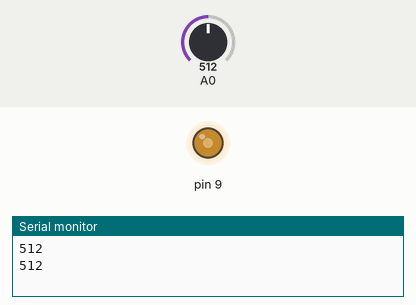
A sketch run on a simulated Arduino Uno, built with avr-gcc and run on an emulated ATmega328P. Parts: output pins drawn as LEDs (lit = HIGH), the last lines printed to the serial monitor. The test bench sets the inputs (shaded band); at power-on: A0 = 512.

Above: at 1.8 s.
1.9 s: A0 set to 716
At 4.2 s:
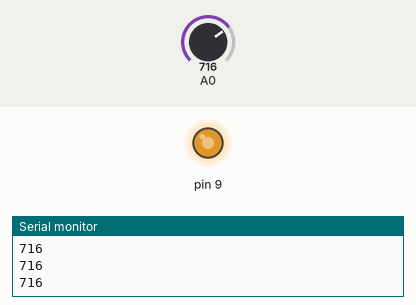
4.5 s: A0 set to 900
At 6.5 s:
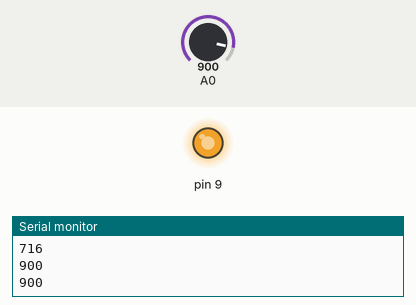
7.5 s: A0 set to 122
At 10.1 s:
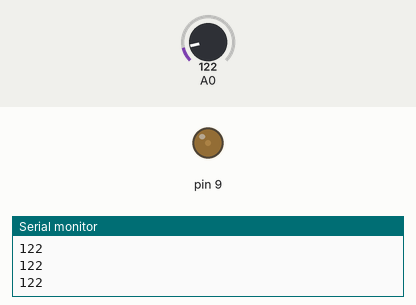
10.5 s: A0 set to 511
At 12.4 s:
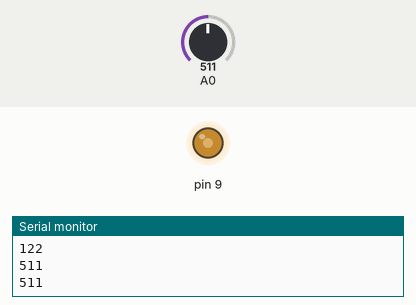
Timing chart, 0 to 13.9 s (numbered marks = the images above; inputs shaded):
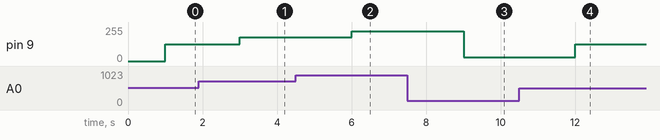

Measured:
- after the input at 1.9 s, pin 9: 127/255 → 178/255 after 1.1 s
- after the input at 4.5 s, pin 9: 178/255 → 224/255 after 1.5 s
- after the input at 7.5 s, pin 9: 224/255 → 30/255 after 1.5 s
- after the input at 10.5 s, pin 9: 30/255 → 127/255 after 1.5 s

The sketch:

2022.05.19_test1.ino
```cpp
//2022.05.19
//가변저항 실습
//아날로그 입력
void setup() {
  Serial.begin(9600);
}
void loop() {
  int value=analogRead(A0); //아날로그 읽기, 0~1023값 들어올 예정
  Serial.println(value); //모니터 출력
  delay(1000);
  //analogWrite(9,value); //안됨 ,0~255값을 줘야하기 때문
  int value2=map(value,0,1023,0,255); //0~1023값을 0~255로 바꿈
  analogWrite(9,value2);

}
```
